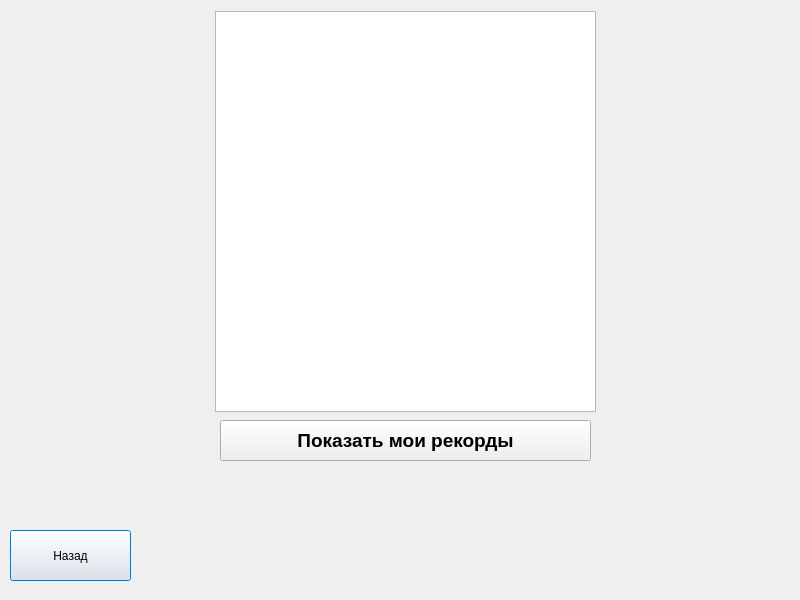
<?xml version="1.0" encoding="UTF-8"?>
<ui version="4.0">
 <class>JsonData</class>
 <widget class="QDialog" name="JsonData">
  <property name="geometry">
   <rect>
    <x>0</x>
    <y>0</y>
    <width>800</width>
    <height>600</height>
   </rect>
  </property>
  <property name="windowTitle">
   <string>Dialog</string>
  </property>
  <widget class="QPushButton" name="pushButton">
   <property name="geometry">
    <rect>
     <x>10</x>
     <y>530</y>
     <width>121</width>
     <height>51</height>
    </rect>
   </property>
   <property name="text">
    <string>Назад</string>
   </property>
  </widget>
  <widget class="QTableView" name="tableView">
   <property name="geometry">
    <rect>
     <x>215</x>
     <y>11</y>
     <width>381</width>
     <height>401</height>
    </rect>
   </property>
  </widget>
  <widget class="QPushButton" name="pushButton_2">
   <property name="geometry">
    <rect>
     <x>220</x>
     <y>420</y>
     <width>371</width>
     <height>41</height>
    </rect>
   </property>
   <property name="font">
    <font>
     <pointsize>14</pointsize>
     <weight>75</weight>
     <bold>true</bold>
    </font>
   </property>
   <property name="text">
    <string>Показать мои рекорды</string>
   </property>
  </widget>
 </widget>
 <resources/>
 <connections/>
</ui>
